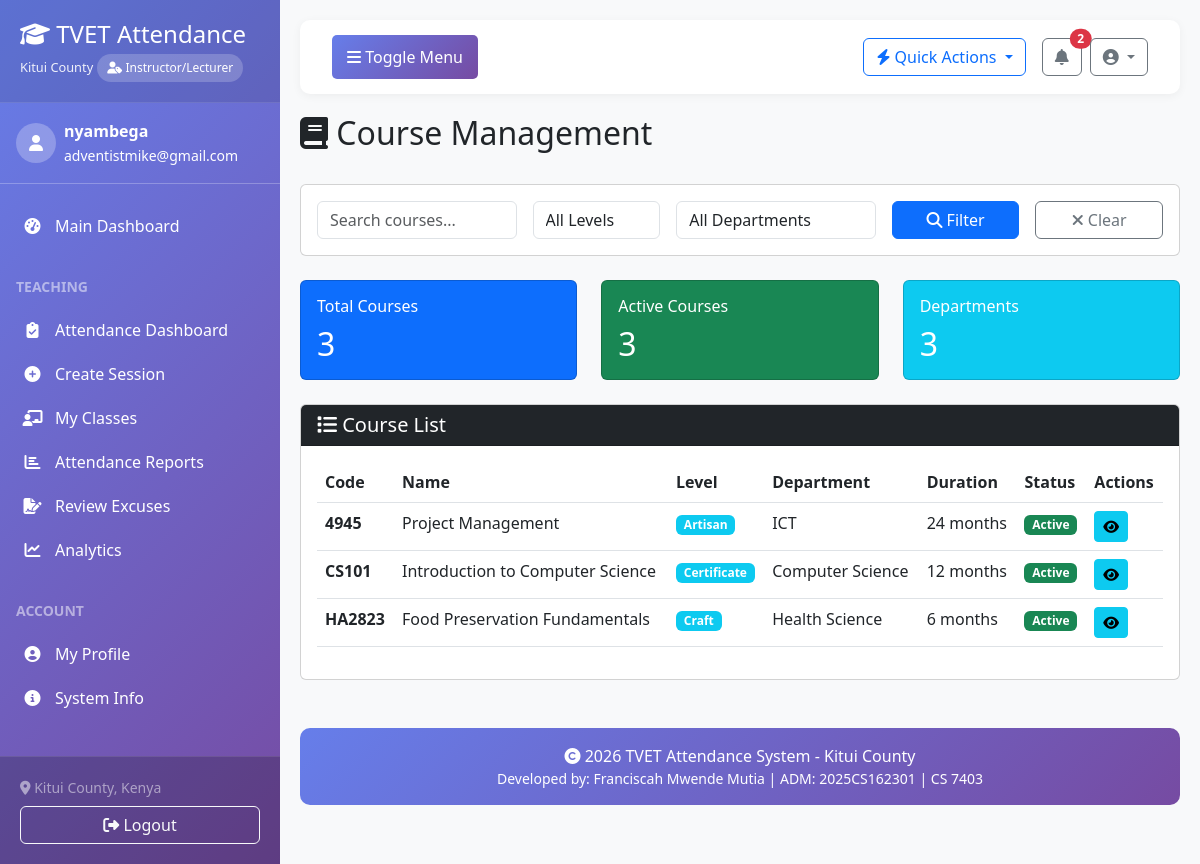
/courses/ (signed in), run on the app's committed database.
### accounts/models.py (models this page shows, shortened)
class User(AbstractUser):
    USER_TYPE_CHOICES = (
        ('admin', 'System Administrator'),
        ('instructor', 'Instructor/Lecturer'),
        ('student', 'Student'),
        ('registrar', 'Registrar'),
        ('hod', 'Head of Department'),
    )
    ACCOUNT_STATUS_CHOICES = (
        ('pending', 'Pending Approval'),
        ('approved', 'Approved'),
        ('rejected', 'Rejected'),
        ('suspended', 'Suspended'),
    )
    user_type = models.CharField(max_length=20, choices=USER_TYPE_CHOICES, default='student')
    phone_number = models.CharField(max_length=15, blank=True, null=True)
    profile_picture = models.ImageField(upload_to='profile_pics/', blank=True, null=True)
    department = models.CharField(max_length=100, blank=True, null=True)
    account_status = models.CharField(max_length=20, choices=ACCOUNT_STATUS_CHOICES, default='pending')
    approved_by = models.ForeignKey('self', on_delete=models.SET_NULL, null=True, blank=True, related_name='approved_users')
    approved_at = models.DateTimeField(null=True, blank=True)
    rejection_reason = models.TextField(blank=True, null=True)
    created_at = models.DateTimeField(auto_now_add=True)
    updated_at = models.DateTimeField(auto_now=True)
    def approve(self, admin_user):
        """Approve this user account"""
        self.account_status = 'approved'
        self.approved_by = admin_user
        self.approved_at = timezone.now()
        self.is_active = True
        self.save()
    class Meta:
        verbose_name = 'User'
        verbose_name_plural = 'Users'
        permissions = [
            ('approve_users', 'Can approve user accounts'),
            ('manage_users', 'Can manage all users'),
        ]

### courses/models.py (models this page shows, shortened)
class Course(models.Model):
    LEVEL_CHOICES = (
        ('certificate', 'Certificate'),
        ('diploma', 'Diploma'),
        ('artisan', 'Artisan'),
        ('craft', 'Craft'),
    )
    code = models.CharField(max_length=20, unique=True)
    name = models.CharField(max_length=200)
    description = models.TextField(blank=True)
    level = models.CharField(max_length=20, choices=LEVEL_CHOICES, default='certificate')
    duration_months = models.IntegerField(default=12)
    department = models.CharField(max_length=100)
    is_active = models.BooleanField(default=True)
    created_at = models.DateTimeField(auto_now_add=True)
    updated_at = models.DateTimeField(auto_now=True)
    class Meta:
        ordering = ['code']

### courses/views.py (the view)
# urls.py: path('', views.course_list, name='list'),
@login_required
def course_list(request):
    query = request.GET.get('q', '')
    level = request.GET.get('level', '')
    department = request.GET.get('department', '')
    courses = Course.objects.all()
    if query:
        courses = courses.filter(
            Q(code__icontains=query) |
            Q(name__icontains=query) |
            Q(description__icontains=query)
        )
    if level:
        courses = courses.filter(level=level)
    if department:
        courses = courses.filter(department__icontains=department)
    total_courses = courses.count()
    active_courses = courses.filter(is_active=True).count()
    departments = Course.objects.values_list('department', flat=True).distinct()
    paginator = Paginator(courses.order_by('code'), 20)
    page_number = request.GET.get('page')
    page_obj = paginator.get_page(page_number)
    context = {
        'page_obj': page_obj,
        'query': query,
        'level': level,
        'department': department,
        'departments': departments,
        'total_courses': total_courses,
        'active_courses': active_courses,
        'level_choices': Course.LEVEL_CHOICES,
    }
    return render(request, 'courses/course_list.html', context)

### templates/courses/course_list.html (shortened to what this page needs)
{% extends 'base.html' %}
{% load crispy_forms_tags %}
{% block content %}
<div class="d-flex justify-content-between align-items-center mb-4">
    <h2><i class="fas fa-book"></i> Course Management</h2>
</div>
<div class="card mb-4">
    <div class="card-body">
        <form method="get" class="row g-3">
            <div class="col-md-3">
                <input type="text" name="q" class="form-control" placeholder="Search courses..." value="{{ query }}">
            </div>
            <div class="col-md-2">
                <select name="level" class="form-control">
                    <option value="">All Levels</option>
                </select>
            </div>
            <div class="col-md-3">
                <select name="department" class="form-control">
                    <option value="">All Departments</option>
                </select>
            </div>
            <div class="col-md-2">
                <button type="submit" class="btn btn-primary w-100">
                    <i class="fas fa-search"></i> Filter
                </button>
            </div>
            <div class="col-md-2">
                <a href="{% url 'courses:list' %}" class="btn btn-outline-secondary w-100">
                    <i class="fas fa-times"></i> Clear
                </a>
            </div>
        </form>
    </div>
</div>
<div class="row mb-4">
    <div class="col-md-4">
        <div class="card text-white bg-primary">
            <div class="card-body">
                <h6 class="card-title">Total Courses</h6>
                <h2 class="mb-0">{{ total_courses }}</h2>
            </div>
        </div>
    </div>
    <div class="col-md-4">
        <div class="card text-white bg-success">
            <div class="card-body">
                <h6 class="card-title">Active Courses</h6>
                <h2 class="mb-0">{{ active_courses }}</h2>
            </div>
        </div>
    </div>
    <div class="col-md-4">
        <div class="card text-white bg-info">
            <div class="card-body">
                <h6 class="card-title">Departments</h6>
                <h2 class="mb-0">{{ departments|length }}</h2>
            </div>
        </div>
    </div>
</div>
<div class="card">
    <div class="card-header bg-dark text-white d-flex justify-content-between align-items-center">
        <h5 class="mb-0"><i class="fas fa-list"></i> Course List</h5>
    </div>
    <div class="card-body">
        <div class="table-responsive">
            <table class="table table-hover">
                <thead>
                    <tr>
                        <th>Code</th>
                        <th>Name</th>
                        <th>Level</th>
                        <th>Department</th>
                        <th>Duration</th>
                        <th>Status</th>
                        <th>Actions</th>
                    </tr>
                </thead>
                <tbody>
                    {% for course in page_obj %}
                    <tr>
                        <td>
                            <strong>{{ course.code }}</strong>
                        </td>
                        <td>{{ course.name }}</td>
                        <td>
                            <span class="badge bg-info">{{ course.get_level_display }}</span>
                        </td>
                        <td>{{ course.department }}</td>
                        <td>{{ course.duration_months }} months</td>
                        <td>
                            {% if course.is_active %}
                            <span class="badge bg-success">Active</span>
                            {% else %}
                            <span class="badge bg-danger">Inactive</span>
                            {% endif %}
                        </td>
                        <td>
                            <div class="btn-group btn-group-sm">
                                <a href="{% url 'courses:detail' course.pk %}" class="btn btn-info" title="View">
                                    <i class="fas fa-eye"></i>
                                </a>
                            </div>
                        </td>
                    </tr>
                    {% endfor %}
                </tbody>
            </table>
        </div>
    </div>
</div>
{% endblock %}

### templates/base.html (shortened to what this page needs)
<!DOCTYPE html>
<html lang="en">
<head>
    <link href="https://cdn.jsdelivr.net/npm/bootstrap@5.3.0-alpha1/dist/css/bootstrap.min.css" rel="stylesheet">
    <link rel="stylesheet" href="https://cdnjs.cloudflare.com/ajax/libs/font-awesome/6.4.0/css/all.min.css">
    <link href="https://cdn.jsdelivr.net/npm/select2@4.1.0-rc.0/dist/css/select2.min.css" rel="stylesheet" />
    <link href="https://cdn.jsdelivr.net/npm/select2-bootstrap-5-theme@1.3.0/dist/select2-bootstrap-5-theme.min.css" rel="stylesheet" />
</head>
<body>
    <div id="wrapper">
        <nav id="sidebar">
            <div class="sidebar-header">
                <h3><i class="fas fa-graduation-cap"></i> TVET Attendance</h3>
                <small>Kitui County</small>
                {% if user.is_authenticated %}
                    <div class="role-badge">
                        <i class="fas fa-user-tag"></i>
                        {{ user.get_user_type_display|default:user.user_type|title }}
                    </div>
                {% endif %}
            </div>
            {% if user.is_authenticated %}
            <div class="px-3 py-3 border-bottom border-white border-opacity-25">
                <div class="d-flex align-items-center">
                    {% if user.profile_picture %}
                        <img src="{{ user.profile_picture.url }}" alt="Profile" class="rounded-circle me-2" width="40" height="40">
                    {% else %}
                        <div class="rounded-circle bg-white bg-opacity-25 d-flex align-items-center justify-content-center me-2" style="width: 40px; height: 40px;">
                            <i class="fas fa-user text-white"></i>
                        </div>
                    {% endif %}
                    <div>
                        <div class="fw-bold">{{ user.get_full_name|default:user.username }}</div>
                        <small>{{ user.email }}</small>
                    </div>
                </div>
            </div>
            <ul class="components list-unstyled">
                <li class="{% if request.resolver_match.url_name == 'dashboard' %}active{% endif %}">
                    <a href="{% url 'dashboard' %}">
                        <i class="fas fa-tachometer-alt"></i>
                        <span>Main Dashboard</span>
                    </a>
                </li>
                {% if user.user_type == 'instructor' %}
                <li class="mt-3 px-3">
                    <small class="text-uppercase text-white-50 fw-bold">Teaching</small>
                </li>
                <li class="{% if 'attendance' in request.path and not 'report' in request.path %}active{% endif %}">
                    <a href="{% url 'attendance:dashboard' %}">
                        <i class="fas fa-clipboard-check"></i>
                        <span>Attendance Dashboard</span>
                    </a>
                </li>
                <li>
                    <a href="{% url 'attendance:create_session' %}">
                        <i class="fas fa-plus-circle"></i>
                        <span>Create Session</span>
                    </a>
                </li>
                <li>
                    <a href="{% url 'courses:instructor_classes' %}">
                        <i class="fas fa-chalkboard-teacher"></i>
                        <span>My Classes</span>
                    </a>
                </li>
                <li>
                    <a href="{% url 'attendance:report' %}">
                        <i class="fas fa-chart-bar"></i>
                        <span>Attendance Reports</span>
                    </a>
                </li>
                <li>
                    <a href="{% url 'attendance:excuse_list' %}">
                        <i class="fas fa-file-signature"></i>
                        <span>Review Excuses</span>
                    </a>
                </li>
                <li>
                    <a href="{% url 'reports:dashboard' %}">
                        <i class="fas fa-chart-line"></i>
                        <span>Analytics</span>
                    </a>
                </li>
                {% endif %}
                <li class="mt-3 px-3">
                    <small class="text-uppercase text-white-50 fw-bold">Account</small>
                </li>
                <li class="{% if 'profile' in request.path %}active{% endif %}">
                    <a href="{% url 'profile' %}">
                        <i class="fas fa-user-circle"></i>
                        <span>My Profile</span>
                    </a>
                </li>
                <li>
                    <a href="{% url 'dashboard' %}#system-info">
                        <i class="fas fa-info-circle"></i>
                        <span>System Info</span>
                    </a>
                </li>
            </ul>
            <div class="sidebar-footer">
                <div class="text-white-50 small mb-2">
                    <i class="fas fa-map-marker-alt"></i> Kitui County, Kenya
                </div>
                <form method="post" action="{% url 'logout' %}" class="d-inline">
                    <button type="submit" class="btn btn-outline-light w-100">
                        <i class="fas fa-sign-out-alt"></i> Logout
                    </button>
                </form>
            </div>
            {% endif %}
        </nav>
        <div id="content">
            <nav class="navbar navbar-expand-lg navbar-custom">
                <div class="container-fluid">
                    <button type="button" id="sidebarCollapse" class="btn">
                        <i class="fas fa-bars"></i>
                        <span>Toggle Menu</span>
                    </button>
                    <div class="ms-auto d-flex align-items-center">
                        {% if user.is_authenticated %}
                            <div class="dropdown me-3">
                                <button class="btn btn-outline-primary dropdown-toggle" type="button" data-bs-toggle="dropdown">
                                    <i class="fas fa-bolt"></i> Quick Actions
                                </button>
                            </div>
                            <div class="dropdown me-2">
                                <button class="btn btn-outline-secondary position-relative" type="button" data-bs-toggle="dropdown">
                                    <i class="fas fa-bell"></i>
                                    <span class="position-absolute top-0 start-100 translate-middle badge rounded-pill bg-danger" id="notification-count">
                                    </span>
                                </button>
                            </div>
                            <div class="dropdown">
                                <button class="btn btn-outline-secondary dropdown-toggle" type="button" data-bs-toggle="dropdown">
                                    <i class="fas fa-user-circle"></i> {{ user.get_short_name }}
                                </button>
                            </div>
                        {% endif %}
                    </div>
                </div>
            </nav>
            {% block content %}{% endblock %}
            <footer class="footer mt-5">
                <div class="container text-center">
                    <p class="mb-0">
                        <i class="fas fa-copyright"></i> {% now "Y" %} TVET Attendance System - Kitui County
                    </p>
                    <p class="mb-0 small">
                        Developed by: Franciscah Mwende Mutia | ADM: 2025CS162301 | CS 7403
                    </p>
                </div>
            </footer>
        </div>
    </div>
</body>
</html>

### data on the page
User: user_type "Instructor/Lecturer", get_full_name "nyambega", email "adventistmike@gmail.com"
Course: code "4945", name "Project Management", level "Artisan", department "ICT", duration_months "24", is_active "Active"
Course: code "CS101", name "Introduction to Computer Science", level "Certificate", department "Computer Science", duration_months "12", is_active "Active"
Course: code "HA2823", name "Food Preservation Fundamentals", level "Craft", department "Health Science", duration_months "6", is_active "Active"

### other printed values
{{ total_courses }} "3"
{{ active_courses }} "3"
{{ departments|length }} "3"
